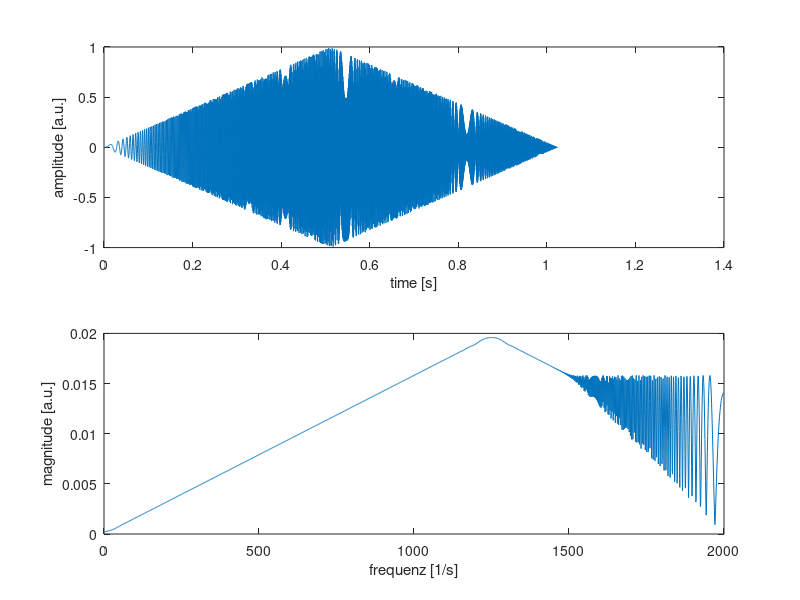

Source code (MATLAB):
% programm for exercise part 4
fmax = 2500; % in Hz
samplingRate = 8000; % in Hz
samples = 8192; %number of samples
samplingPeriod = 1/samplingRate; 
T = samples*samplingPeriod;% maximal time
t = samplingPeriod:samplingPeriod:T;% generating timevector

%calculating the chirp and fft
A = 1 - abs(t -T/2)/(T/2);
f =  A .* sin(((fmax*2*pi))/(2*T)*t.^2);

%downsampling by factor 2
f = f(1:2:end);
t = t(1:2:end);
samples = samples/2;
samplingRate = samplingRate/2;
y = fft(f);

%calculate the double-sided spectrum and single-sided spectrum
P2 = abs(y/samples);
P1 = P2(:,1:samples/2+1);
P1(:,2:end-1) = 2*P1(:,2:end-1);
%soundsc(f,samplingRate); %optinal acustic output

figure;
subplot(2,1,1);
plot(t,f);
xlabel('time [s]')
ylabel('amplitude [a.u.]');
subplot(2,1,2);
plot(0:(samplingRate/samples):(samplingRate/2-samplingRate/samples),P1(1:samples/2))
xlabel('frequenz [1/s]')
ylabel('magnitude [a.u.]');
